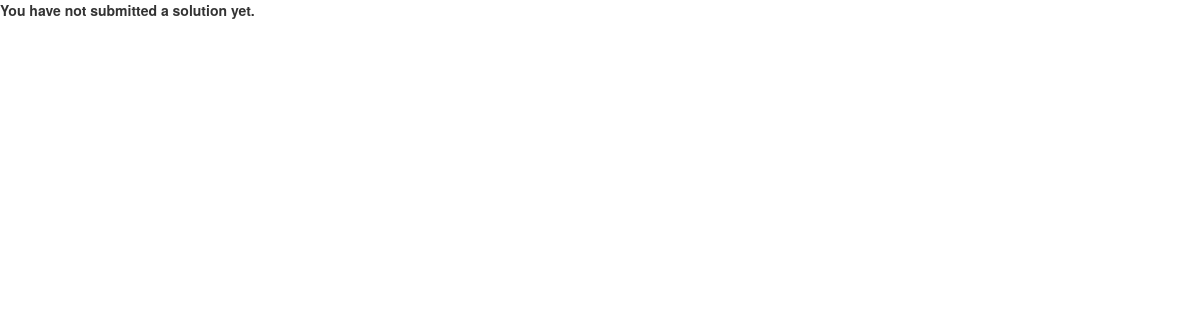
/judge/submissions/22/, run on an earlier commit of the app's database.
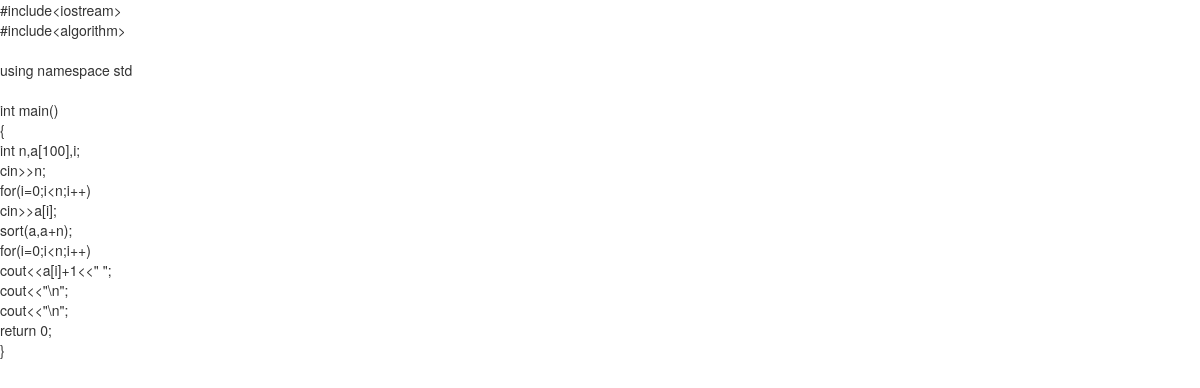
And on a later commit of the database.
### JudgeSystem/models.py (models this page shows, shortened)
class Solution(models.Model):
	code = models.CharField(max_length = 1000)
	problem = models.ForeignKey(Problem, related_name = 'SolutionOfProblem')
	penalty = models.IntegerField(default = 0)
	solved = models.BooleanField(default = 0)
	submission_time = models.DateTimeField()
	id  = models.IntegerField(primary_key = True)
	verdict = models.CharField(max_length = 100)

### JudgeSystem/views.py (the view)
# urls.py: url(r'^submissions/(?P<solution_id>([0-9])+)/', views.printSolution, name = 'print_solution'),
def printSolution(request, solution_id):
	try:
		sol_obj = Solution.objects.get(id = solution_id)
	except:
		sol_obj = None
	context = {
	    "sol_obj" : sol_obj
	}
	return render(request, 'printsolution.html', context)

### JudgeSystem/templates/printsolution.html (shortened to what this page needs)
<html>
  <head>
  <link rel="stylesheet" href="http://maxcdn.bootstrapcdn.com/bootstrap/3.3.6/css/bootstrap.min.css">
     <body>
        {% if sol_obj == None %}
            <strong> You have not submitted a solution yet.</strong>
        {% else %}
            {{sol_obj.code|linebreaksbr }}
        {% endif %}
     </body>
  </head>
</html>

What changed in the data, as far as the page shows it:
added Solution: code "#include<iostream> #include<algorithm> using namespace std int main() { int n,a[100],i; cin>>n; for(i=0;i<n;i++) cin>>a[i]; sort(a,a+n); for(i=0;i<n;i++) cout<<a[i]+1<<\" \"; cout<<\"\\n\"; cout<<\"\\n\"; return 0; }"
Also different on the page:
text no longer shown: "You have not submitted a solution yet."
